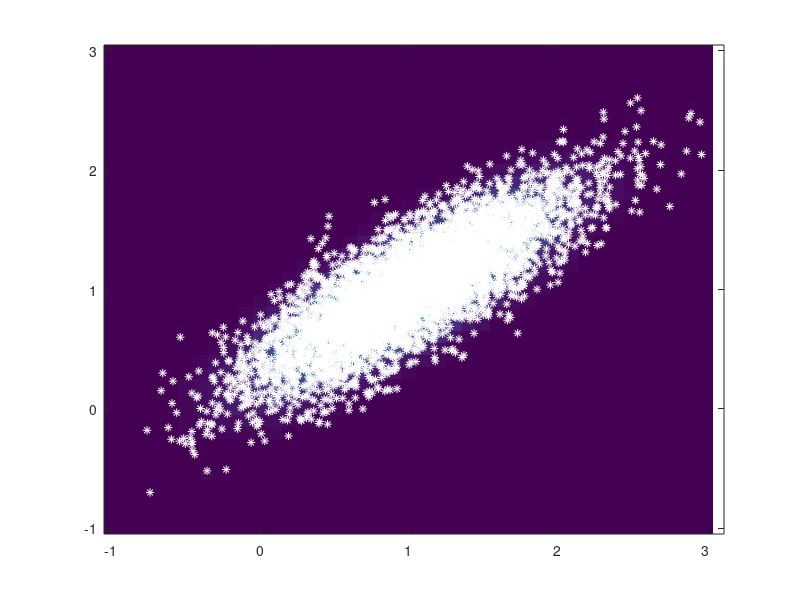
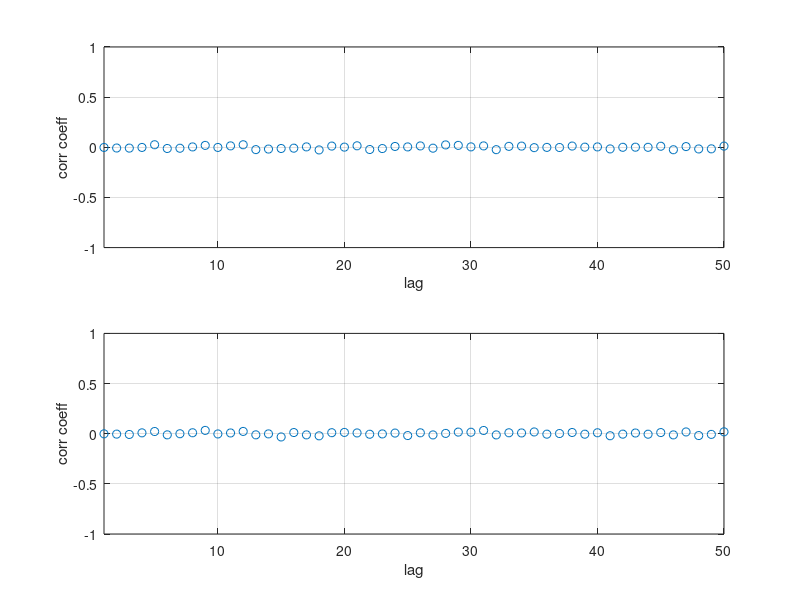

These charts were generated, in order, by the following MATLAB code:
% case 1 Statistical Methods for Machine Learning
% MCMC for multivariate normal 

Sigma = [ 0.3 0.2 ; 0.2 0.2 ] ;
mu = [ 1 ; 1 ];


sampler = 'exact'; % options: {'exact','MH'}
L = 5000; % number of samples
stepsize = 200; % step-size in M-H proposal density
lagmax = 50; % maximum lag in autocorrelation

y = zeros(length(mu),L); % samples
C = chol(Sigma,'lower');

switch sampler
    case 'exact'
        
        y = mu(:,ones(L,1)) + C * randn(length(mu),L) ;
        
    case 'MH'
        
        % calculate inverse for computing the normal density
        % In general, it is more stable to use Cholesky and \ operator
        Sigmainv = inv(Sigma) ; 
        
        % choose initial value
        y(:,1) = - mu ;
        
        for l=2:L
            yprop = y(:,l-1) + stepsize * randn(length(mu),1) ;
            
            % only compute terms that don't cancel in M-H acceptance
            if rand < exp(-0.5*(yprop-mu)'*Sigmainv*(yprop-mu) ...
                          +0.5*(y(:,l-1)-mu)'*Sigmainv*(y(:,l-1)-mu))
            
                y(:,l) = yprop ;
            else
                y(:,l) = y(:,l-1);
            end
        end
       
        
end

% plot contour lines and samples
figure(1)
% con = C * [ cos(0:0.01:2*pi) ; sin(0:0.01:2*pi) ] ; con = con + mu(:,ones(size(con,2),1)) ;
% plot(con(1,:),con(2,:),y(1,:),y(2,:),'*')
dx = -1:0.1:3;
dy = -1:0.1:3;
[ grdx grdy ] = meshgrid( dx, dy );
dens = mvnpdf( [ grdx(:) grdy(:) ], mu', Sigma );
dens = reshape( dens, length( dx ), length( dy ) );
imagesc( dx, dy, dens )
set(gca,'YDir','normal')
hold on
plot(y(1,:),y(2,:),'w*')
hold off

% plot auto-correlation function
figure(2)
muhat = mean(y,2);
sigma2hat = std(y,0,2).^2;

R = zeros(length(mu),lagmax) ;
for k=1:lagmax
    for d=1:length(mu)
        R(d,k) = 1/((L-k)*sigma2hat(d)) * (y(d,1:end-k) - muhat(d) ) *  (y(d,1+k:end) - muhat(d) )' ; 
    end
end

for d=1:length(mu)
    subplot(length(mu),1,d)
    plot(1:k,R(d,:),'o' );
    xlabel( 'lag' ); ylabel( 'corr coeff' )
    grid on
    axis([1 lagmax -1 1])
end
